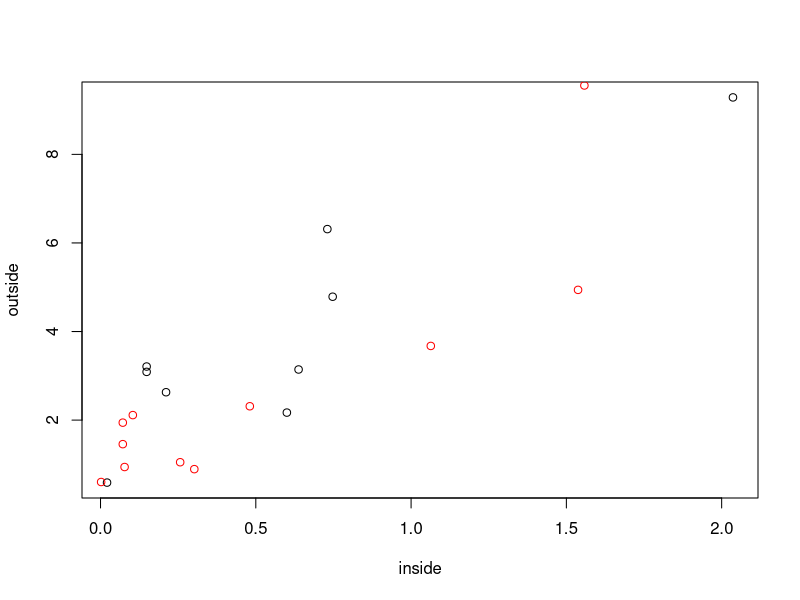
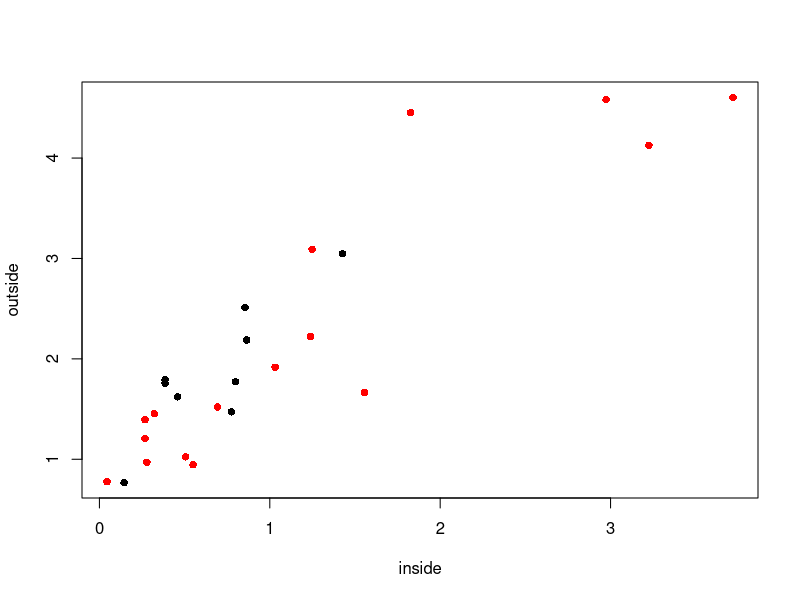
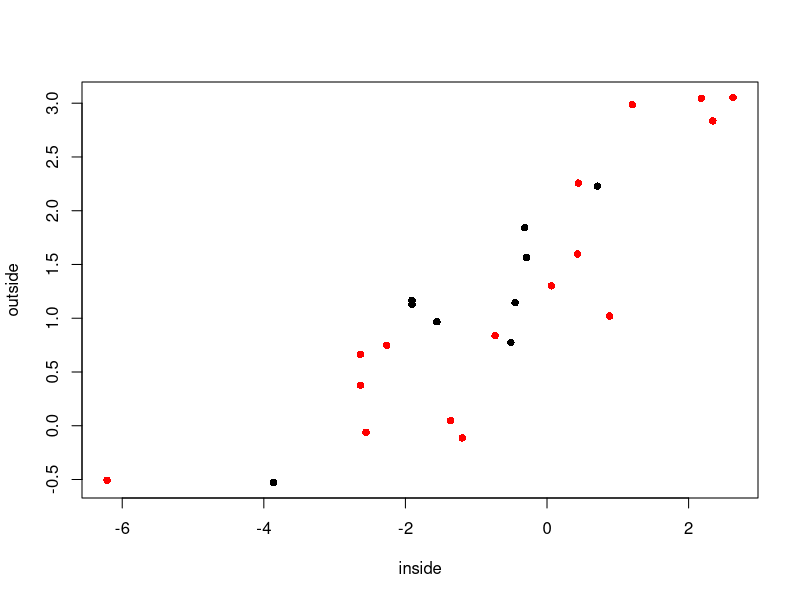
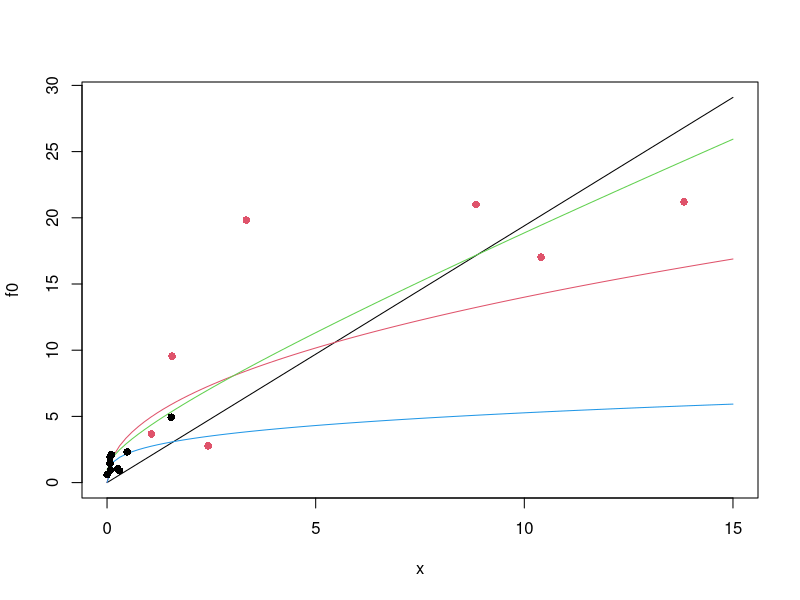
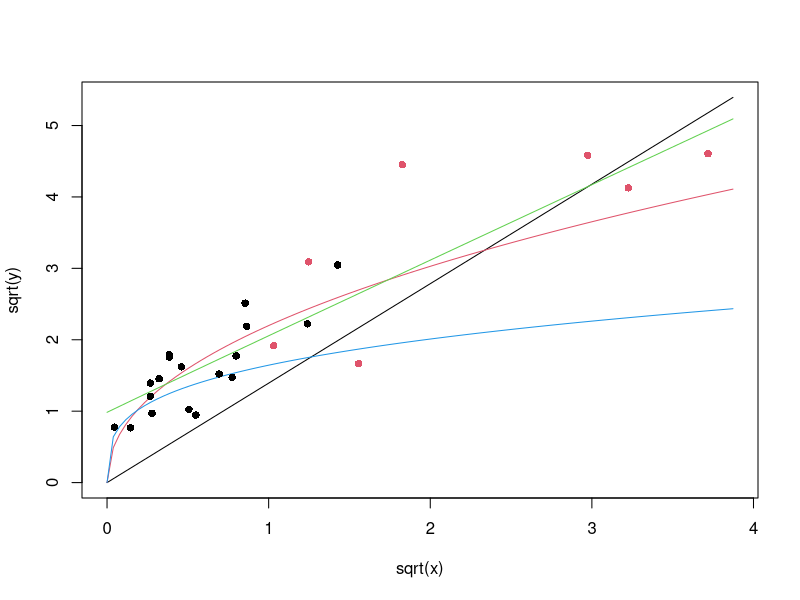

These figures' R source, in order:
## ========================== OLD GEAR CALIB DATA

d <- read.table("calib_old_gear.csv",sep=",",header=TRUE, check.names = FALSE)
d <- d[-(9:10)] ## Remove subsampling info

## Reshape dataset

## Extract diver data
head(d)
d$is_kg <- as.character(d$Station) %in% LETTERS[1:10]
d1 <- with(d, data.frame(
                  Total = `Total (g)` / ifelse(is_kg, 1, 1000),
                  BMS = `BMS (g)` / ifelse(is_kg, 1, 1000),
                  Station = Station,
                  Area = `Ring area`
              )
           )
d1$Dredge <- "outside"

## Extract dredge data
head(d)
d2 <- with(d, data.frame(
                  Total = `Total fangst (kg)`,
                  BMS = `BMS (kg)`,
                  Station = Station,
                  Area = `Area`
              )
           )
d2$Dredge <- "inside"
d2 <- subset(d2, !is.na(Total))

dd <- rbind(d1, d2)
dd$Gear <- "old"

## ========================== NEW GEAR CALIB DATA

d <- read.csv("calib_new_gear.csv", header=TRUE, check.names=FALSE, na.strings = "na")
names(d)[3] <- "Pos_within_dredge"
d$Rectangle <- factor(1:nrow(d))
dnew <- do.call("rbind", rep(list(d[-(4:7)]), 4))
dnew$haul.id <- factor(paste(dnew$Area, dnew$Dredge))
v <- do.call("c", d[4:7])
dnew$box <- substring(names(v), 1,1)
dnew$inside <- sub("\\).*","",sub(".*\\(","",names(v))) == "inside"
dnew$outside <- sub("\\).*","",sub(".*\\(","",names(v))) == "outside"
dnew$weight <- v
dnew <- na.omit(dnew)
names(dnew) <- sub(" .*", "", names(dnew))
dnew[1:6] <- lapply(dnew[1:6], factor)

d3 <- with(dnew, data.frame(
                     Total = NA, ## FIXME !!!!
                     BMS = `weight` / 1000,
                     Station = haul.id,
                     Area = 0.25,
                     Dredge = ifelse(inside, "inside", "outside")
                 )
           )

d3$Gear <- "new"

dd <- rbind(dd, d3)


## library(glmmTMB)
## fit <- glmmTMB( Total ~ Station + offset(log(Area)) + Gear - 1, data=dd, family=poisson(link="log") )

y <- dd$Total / dd$Area
tab <- tapply(y, list(dd$Dredge, dd$Station), mean, na.rm=TRUE)
df1 <- as.data.frame(t(tab))
plot(df1)

y <- dd$BMS / dd$Area
tab <- tapply(y, list(dd$Dredge, dd$Station), mean, na.rm=TRUE)
df2 <- as.data.frame(t(tab))
points(df2,col="red")

df <- rbind(df1,df2)

plot(sqrt(df), pch=16)
points(sqrt(df2), col="red" , pch=16)


plot(log(df), pch=16)
points(log(df2), col="red" , pch=16)


summary(fm0 <- lm(outside~inside-1,data=df))
summary(fm1 <- lm(log(outside)~log(inside),data=df))
summary(fm2 <- lm(sqrt(outside)~sqrt(inside),data=df))

f0 <- function(x)coef(fm0) * x
f1 <- function(x)exp(coef(fm1)[1]) * x^coef(fm1)[2]
f2 <- function(x)coef(fm2)[2]*x+ coef(fm2)[1] +2*prod(coef(fm2))*sqrt(x)
f3 <- function(x)2.703*x^0.29
plot(f0,0,15)
plot(f1,0,15,add=TRUE,col=2)
plot(f2,0,15,add=TRUE,col=3)
plot(f3,0,15,add=TRUE,col=4)
## abline(v=range(df$inside, na.rm=TRUE))
## points(df, pch=16)
points(df2, pch=16, col=grepl(" ", rownames(df))+1)


## Plot in sqrt-transformed domain
tplot <- function(f,a,b,...){plot(function(x)sqrt(f(x^2)), sqrt(a), sqrt(b), ..., xlab="sqrt(x)", ylab="sqrt(y)")}
tplot(f0,0,15)
tplot(f1,0,15,add=TRUE,col=2)
tplot(f2,0,15,add=TRUE,col=3)
tplot(f3,0,15,add=TRUE,col=4)
## abline(v=range(df$inside, na.rm=TRUE))
##points(sqrt(df), pch=16)
##points(sqrt(df2), pch=16, col="red")
points(sqrt(df), pch=16, col=grepl(" ", rownames(df))+1)


